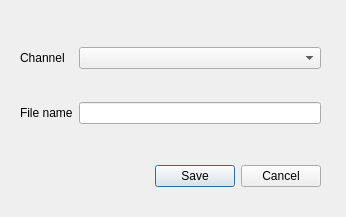
<?xml version="1.0" encoding="UTF-8"?>
<ui version="4.0">
 <class>Dialog</class>
 <widget class="QDialog" name="Dialog">
  <property name="geometry">
   <rect>
    <x>0</x>
    <y>0</y>
    <width>346</width>
    <height>217</height>
   </rect>
  </property>
  <property name="windowTitle">
   <string>Save channel</string>
  </property>
  <widget class="QDialogButtonBox" name="buttonBox">
   <property name="geometry">
    <rect>
     <x>-20</x>
     <y>160</y>
     <width>341</width>
     <height>32</height>
    </rect>
   </property>
   <property name="orientation">
    <enum>Qt::Horizontal</enum>
   </property>
   <property name="standardButtons">
    <set>QDialogButtonBox::Cancel|QDialogButtonBox::Save</set>
   </property>
  </widget>
  <widget class="QWidget" name="gridLayoutWidget">
   <property name="geometry">
    <rect>
     <x>20</x>
     <y>20</y>
     <width>301</width>
     <height>131</height>
    </rect>
   </property>
   <layout class="QGridLayout" name="gridLayout">
    <item row="0" column="1">
     <widget class="QComboBox" name="comboBox"/>
    </item>
    <item row="0" column="0">
     <widget class="QLabel" name="label">
      <property name="text">
       <string>Channel</string>
      </property>
     </widget>
    </item>
    <item row="1" column="0">
     <widget class="QLabel" name="label_2">
      <property name="text">
       <string>File name</string>
      </property>
     </widget>
    </item>
    <item row="1" column="1">
     <widget class="QLineEdit" name="lineEdit"/>
    </item>
   </layout>
  </widget>
 </widget>
 <resources/>
 <connections>
  <connection>
   <sender>buttonBox</sender>
   <signal>accepted()</signal>
   <receiver>Dialog</receiver>
   <slot>accept()</slot>
   <hints>
    <hint type="sourcelabel">
     <x>248</x>
     <y>254</y>
    </hint>
    <hint type="destinationlabel">
     <x>157</x>
     <y>274</y>
    </hint>
   </hints>
  </connection>
  <connection>
   <sender>buttonBox</sender>
   <signal>rejected()</signal>
   <receiver>Dialog</receiver>
   <slot>reject()</slot>
   <hints>
    <hint type="sourcelabel">
     <x>316</x>
     <y>260</y>
    </hint>
    <hint type="destinationlabel">
     <x>286</x>
     <y>274</y>
    </hint>
   </hints>
  </connection>
 </connections>
</ui>
